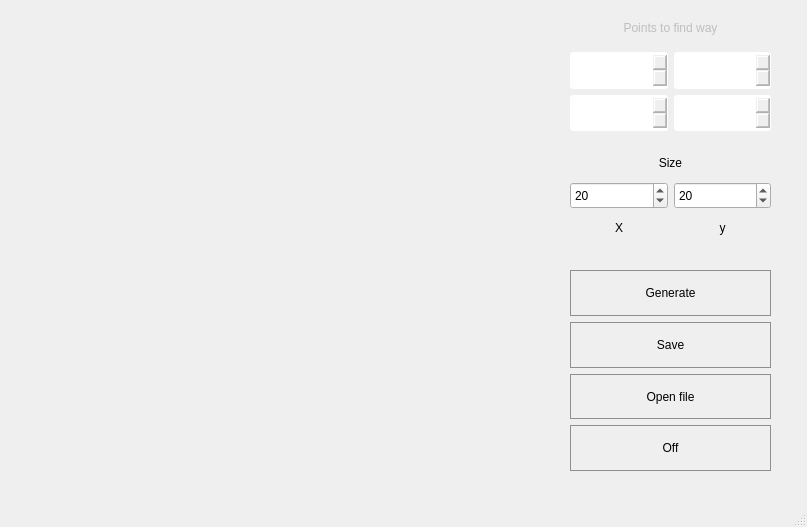
<?xml version="1.0" encoding="UTF-8"?>
<ui version="4.0">
 <class>MainWindow</class>
 <widget class="QMainWindow" name="MainWindow">
  <property name="geometry">
   <rect>
    <x>0</x>
    <y>0</y>
    <width>807</width>
    <height>527</height>
   </rect>
  </property>
  <property name="minimumSize">
   <size>
    <width>807</width>
    <height>527</height>
   </size>
  </property>
  <property name="maximumSize">
   <size>
    <width>807</width>
    <height>527</height>
   </size>
  </property>
  <property name="windowTitle">
   <string>MainWindow</string>
  </property>
  <property name="styleSheet">
   <string notr="true"/>
  </property>
  <widget class="QWidget" name="centralwidget">
   <widget class="QWidget" name="verticalLayoutWidget">
    <property name="geometry">
     <rect>
      <x>570</x>
      <y>270</y>
      <width>201</width>
      <height>201</height>
     </rect>
    </property>
    <layout class="QVBoxLayout" name="verticalLayout">
     <item>
      <widget class="QPushButton" name="Generate">
       <property name="sizePolicy">
        <sizepolicy hsizetype="Preferred" vsizetype="Preferred">
         <horstretch>0</horstretch>
         <verstretch>0</verstretch>
        </sizepolicy>
       </property>
       <property name="styleSheet">
        <string notr="true"> QPushButton {
     border: 1px solid #8f8f91;
 }

 QPushButton:pressed {
     background-color: qlineargradient(x1: 0, y1: 0, x2: 0, y2: 1,
                                       stop: 0 #dadbde, stop: 1 #f6f7fa);
 }</string>
       </property>
       <property name="text">
        <string>Generate</string>
       </property>
      </widget>
     </item>
     <item>
      <widget class="QPushButton" name="Save_labirint">
       <property name="sizePolicy">
        <sizepolicy hsizetype="Preferred" vsizetype="Preferred">
         <horstretch>0</horstretch>
         <verstretch>0</verstretch>
        </sizepolicy>
       </property>
       <property name="styleSheet">
        <string notr="true"> QPushButton {
     border: 1px solid #8f8f91;
 }

 QPushButton:pressed {
     background-color: qlineargradient(x1: 0, y1: 0, x2: 0, y2: 1,
                                       stop: 0 #dadbde, stop: 1 #f6f7fa);
 }</string>
       </property>
       <property name="text">
        <string>Save</string>
       </property>
      </widget>
     </item>
     <item>
      <widget class="QPushButton" name="Open_file">
       <property name="sizePolicy">
        <sizepolicy hsizetype="Preferred" vsizetype="Preferred">
         <horstretch>0</horstretch>
         <verstretch>0</verstretch>
        </sizepolicy>
       </property>
       <property name="styleSheet">
        <string notr="true"> QPushButton {
     border: 1px solid #8f8f91;
 }

 QPushButton:pressed {
     background-color: qlineargradient(x1: 0, y1: 0, x2: 0, y2: 1,
                                       stop: 0 #dadbde, stop: 1 #f6f7fa);
 }</string>
       </property>
       <property name="text">
        <string>Open file</string>
       </property>
      </widget>
     </item>
     <item>
      <widget class="QPushButton" name="Off">
       <property name="sizePolicy">
        <sizepolicy hsizetype="Preferred" vsizetype="Preferred">
         <horstretch>0</horstretch>
         <verstretch>0</verstretch>
        </sizepolicy>
       </property>
       <property name="styleSheet">
        <string notr="true"> QPushButton {
     border: 1px solid #8f8f91;
 }

 QPushButton:pressed {
     background-color: qlineargradient(x1: 0, y1: 0, x2: 0, y2: 1,
                                       stop: 0 #dadbde, stop: 1 #f6f7fa);
 }</string>
       </property>
       <property name="text">
        <string>Off</string>
       </property>
      </widget>
     </item>
    </layout>
   </widget>
   <widget class="QWidget" name="gridLayoutWidget">
    <property name="enabled">
     <bool>false</bool>
    </property>
    <property name="geometry">
     <rect>
      <x>570</x>
      <y>10</y>
      <width>201</width>
      <height>121</height>
     </rect>
    </property>
    <layout class="QGridLayout" name="gridLayout">
     <item row="1" column="0">
      <widget class="QSpinBox" name="start_x_point">
       <property name="enabled">
        <bool>false</bool>
       </property>
       <property name="sizePolicy">
        <sizepolicy hsizetype="Preferred" vsizetype="Preferred">
         <horstretch>0</horstretch>
         <verstretch>0</verstretch>
        </sizepolicy>
       </property>
       <property name="styleSheet">
        <string notr="true">QSpinBox{
border-radius: 3px;
color: white;
}</string>
       </property>
      </widget>
     </item>
     <item row="0" column="0" colspan="2">
      <widget class="QLabel" name="points_label">
       <property name="styleSheet">
        <string notr="true"/>
       </property>
       <property name="text">
        <string>Points to find way</string>
       </property>
       <property name="alignment">
        <set>Qt::AlignCenter</set>
       </property>
      </widget>
     </item>
     <item row="1" column="1">
      <widget class="QSpinBox" name="start_y_point">
       <property name="enabled">
        <bool>false</bool>
       </property>
       <property name="sizePolicy">
        <sizepolicy hsizetype="Preferred" vsizetype="Preferred">
         <horstretch>0</horstretch>
         <verstretch>0</verstretch>
        </sizepolicy>
       </property>
       <property name="styleSheet">
        <string notr="true">QSpinBox{
border-radius: 3px;
color: white;
}</string>
       </property>
      </widget>
     </item>
     <item row="2" column="1">
      <widget class="QSpinBox" name="finish_y_point">
       <property name="enabled">
        <bool>false</bool>
       </property>
       <property name="sizePolicy">
        <sizepolicy hsizetype="Preferred" vsizetype="Preferred">
         <horstretch>0</horstretch>
         <verstretch>0</verstretch>
        </sizepolicy>
       </property>
       <property name="styleSheet">
        <string notr="true">QSpinBox{
border-radius: 3px;
color: white;
}</string>
       </property>
       <property name="displayIntegerBase">
        <number>10</number>
       </property>
      </widget>
     </item>
     <item row="2" column="0">
      <widget class="QSpinBox" name="finish_x_point">
       <property name="enabled">
        <bool>false</bool>
       </property>
       <property name="sizePolicy">
        <sizepolicy hsizetype="Preferred" vsizetype="Preferred">
         <horstretch>0</horstretch>
         <verstretch>0</verstretch>
        </sizepolicy>
       </property>
       <property name="styleSheet">
        <string notr="true">QSpinBox{
border-radius: 3px;
color: white;
}</string>
       </property>
      </widget>
     </item>
    </layout>
   </widget>
   <widget class="QWidget" name="gridLayoutWidget_2">
    <property name="geometry">
     <rect>
      <x>570</x>
      <y>150</y>
      <width>201</width>
      <height>91</height>
     </rect>
    </property>
    <layout class="QGridLayout" name="gridLayout_3">
     <item row="2" column="1">
      <widget class="QLabel" name="Finish_3">
       <property name="text">
        <string>y</string>
       </property>
       <property name="alignment">
        <set>Qt::AlignCenter</set>
       </property>
      </widget>
     </item>
     <item row="1" column="0">
      <widget class="QSpinBox" name="Size_x">
       <property name="sizePolicy">
        <sizepolicy hsizetype="Preferred" vsizetype="Preferred">
         <horstretch>0</horstretch>
         <verstretch>0</verstretch>
        </sizepolicy>
       </property>
       <property name="styleSheet">
        <string notr="true"/>
       </property>
       <property name="minimum">
        <number>1</number>
       </property>
       <property name="maximum">
        <number>50</number>
       </property>
       <property name="value">
        <number>20</number>
       </property>
      </widget>
     </item>
     <item row="1" column="1">
      <widget class="QSpinBox" name="Size_y">
       <property name="sizePolicy">
        <sizepolicy hsizetype="Preferred" vsizetype="Preferred">
         <horstretch>0</horstretch>
         <verstretch>0</verstretch>
        </sizepolicy>
       </property>
       <property name="minimum">
        <number>1</number>
       </property>
       <property name="maximum">
        <number>50</number>
       </property>
       <property name="value">
        <number>20</number>
       </property>
      </widget>
     </item>
     <item row="2" column="0">
      <widget class="QLabel" name="x_size_lable">
       <property name="text">
        <string>X</string>
       </property>
       <property name="alignment">
        <set>Qt::AlignCenter</set>
       </property>
      </widget>
     </item>
     <item row="0" column="0" colspan="2">
      <widget class="QLabel" name="y_size_label">
       <property name="text">
        <string>Size</string>
       </property>
       <property name="alignment">
        <set>Qt::AlignCenter</set>
       </property>
      </widget>
     </item>
    </layout>
   </widget>
  </widget>
  <widget class="QMenuBar" name="menubar">
   <property name="geometry">
    <rect>
     <x>0</x>
     <y>0</y>
     <width>807</width>
     <height>24</height>
    </rect>
   </property>
  </widget>
  <widget class="QStatusBar" name="statusbar"/>
 </widget>
 <resources/>
 <connections/>
</ui>
